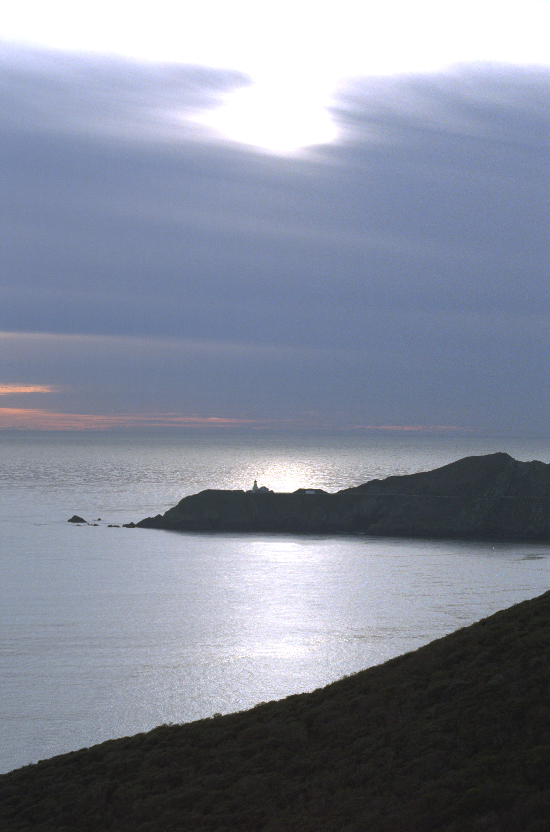
#> input picture hdr-bilder/Bonita/Bonita_00512.png, 550 x 832 px
$ python kontrastforsterkning.py
#> lines starting #> are read from the running program, lines starting #| are printed output that depends on the picture
### src/Poisson.py
import numpy as np
import imageio
import matplotlib.pyplot as plt

iter = 50

def poisson(u_0, n, h=None, lam=None, rand='dericle', mask=None, mode=None, laplace=None, k=1):
    """
    Poisson equation solver implmentation using explicit method
    :param u_0: Initil condition value (initial image)
    :param n: number of iterations
    :param h: optionally specified parameter for controlling the poisson solving result (data attachment)
    :param lam: Optional parameter used with blurring to specify maximal blur
    :param rand: Specifies which rand condition type to use, supported are Derichlet and Neumann. (Derichelt is default)
    :param mask: Optionally specified parameter which allows to mask part of a image so that poisson solving wont affect masked part
    :param mode: (Optional) Specifies mode in which poisson equation is used (only supported mode is "kf" - contrast enhancing)
    :param laplace: Optional parameter to specify laplace of the image
    :param k: Optional, contrast enhancing value used with "kf" mode
    :return:
    """
    d_x = 1
    d_t = 0.25
    alpha = d_t / (d_x ** 2)

    u = np.zeros((u_0.shape[0], u_0.shape[1], n+1))

    u[:, :, 0] = u_0

    if h is None:
        h = np.zeros((u_0.shape[0], u_0.shape[1]))

    if mode == 'kf' and laplace is not None:
        h = k * laplace

    for i in range(n):

        if lam is not None:
            h = lam * (u[:, :, i] - u[:, :, 0])

        u[1:-1, 1:-1, i + 1] = u[1:-1, 1:-1, i] + alpha * (u[:-2, 1:-1, i] + u[2:, 1:-1, i] + u[1:-1, :-2, i] + u[1:-1, 2:, i] - (4 * u[1:-1, 1:-1, i])) - d_t * h[1:-1, 1:-1]
        if rand == 'dericle':
            u[:, 0, i + 1] = u[:, 0, i]
            u[:, -1, i + 1] = u[:, -1, i]
            u[0, :, i + 1] = u[0, :, i]
            u[-1, :, i + 1] = u[-1, :, i]
        elif rand == 'neuman':
            u[0, 0, i+1] = u[0, 0, i] + alpha * ((2 * u[0, 1, i]) +  (2 * u[1, 0, i]) - (4 * u[0, 0, i])) - d_t * h[0, 0]
            u[-1, 0, i + 1] = u[-1, 0, i] + alpha * ((2 * u[-2, 0, i]) + (2 * u[-1, 1, i]) - (4 * u[-1, 0, i])) - d_t * h[-1, 0]
            u[0, -1, i + 1] = u[0, -1, i] + alpha * ((2 * u[0, -2, i]) + (2 * u[1, -1, i]) - (4 * u[0, -1, i])) - d_t * h[0, -1]
            u[-1, -1, i + 1] = u[-1, -1, i] + alpha * ((2 * u[0, -2, i]) + (2 * u[-2, -1, i]) - (4 * u[-1, -1, i])) - d_t * h[-1, -1]
            u[1:-1, 0, i + 1] = u[1:-1, 0, i] + alpha * ((2 * u[1:-1, 1, i]) + u[:-2, 0, i] + u[2:, 0, i] - (4 * u[1:-1, 0, i])) - d_t * h[1:-1, 0]
            u[1:-1, -1, i + 1] = u[1:-1, -1, i] + alpha * ((2 * u[1:-1, -2, i]) + u[:-2, -1, i] + u[2:, -1, i] - (4 * u[1:-1, -1, i])) - d_t * h[1:-1, -1]
            u[0, 1:-1, i + 1] = u[0, 1:-1, i] + alpha * ((2 * u[1, 1:-1, i]) + u[0, :-2, i] + u[0, 2:, i] - (4 * u[0, 1:-1, i])) - d_t * h[0, 1:-1]
            u[-1, 1:-1, i + 1] = u[-1, 1:-1, i] + alpha * ((2 * u[-2, 1:-1, i]) + u[-1, :-2, i] + u[-1, 2:, i] - (4 * u[-1, 1:-1, i])) - d_t * h[-1, 1:-1]
        u[:, :, i+1] = np.clip(u[:, :, i+1], 0, 1)
        print(i)
        if mask is not None:
            f_u = u[:, :, i+1]
            f_u[np.invert(mask[:, :])] = u_0[np.invert(mask[:, :])]
            u[:, :, i+1] = f_u


    return u


# [9 lines that do not run on import are left out]

### src/kontrastforsterkning.py
import numpy as np
import imageio
import Poisson as poi
import matplotlib.pyplot as plt
from scipy import ndimage


img = imageio.imread('../hdr-bilder/Bonita/Bonita_00512.png')
#> img is the input picture: shape (832, 550, 3); mean R, G, B 131.8, 137.8, 153.1
img = np.sum(img.astype(float), 2) / (3 * 255)
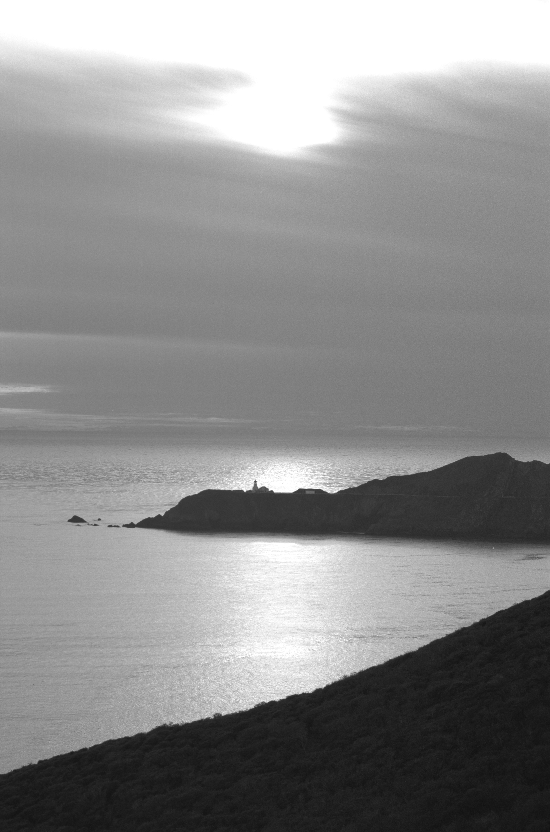
#> img: shape (832, 550) float64; min 0.068, max 1, mean 0.553
print(img.shape)
#| (832, 550)

sx = ndimage.sobel(img, axis=0, mode='constant')
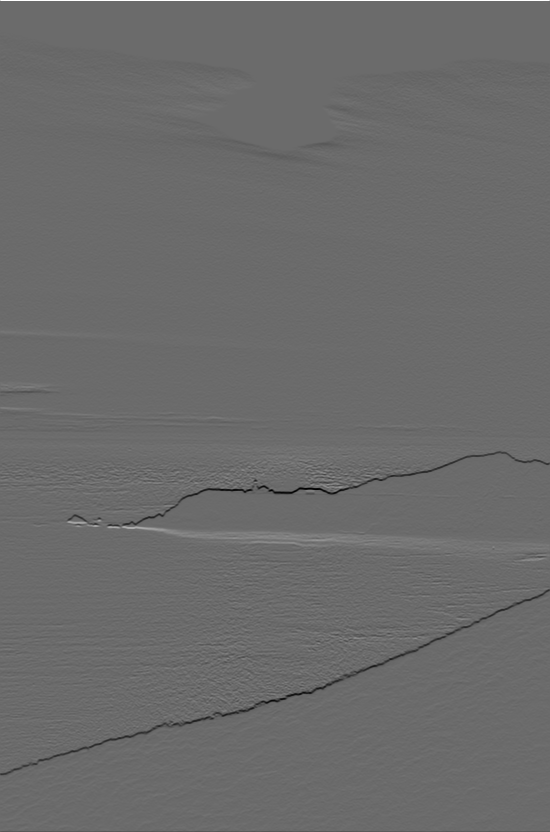
#> sx: shape (832, 550) float64; min -2.91, max 4, mean -0.00426; drawn with min black and max white
sy = ndimage.sobel(img, axis=1, mode='constant')
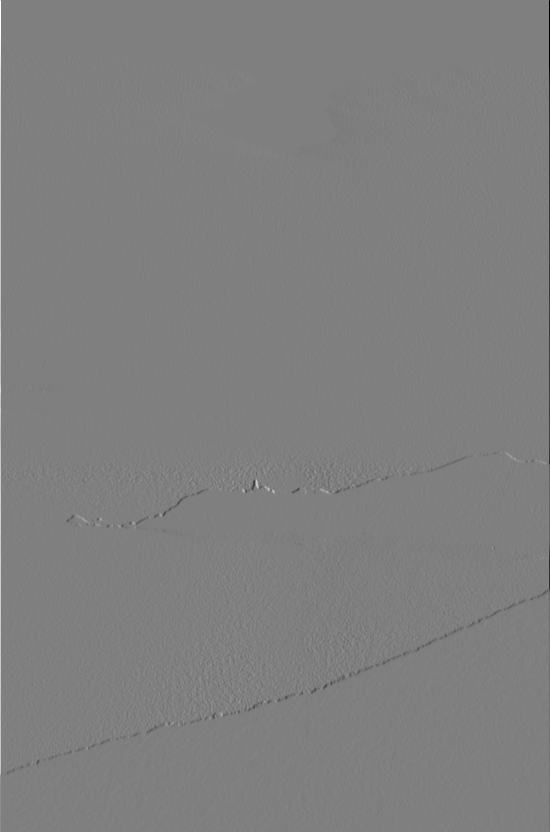
#> sy: shape (832, 550) float64; min -4, max 4, mean -0.00105; drawn with min black and max white

sxx = ndimage.sobel(sx, axis=0, mode='constant')
syy = ndimage.sobel(sy, axis=1, mode='constant')

laplace = sxx + syy

laplace3 = ndimage.laplace(img)

plt.imshow(laplace3, plt.cm.gray)
plt.show()

laplace2 = np.ones((img.shape[0], img.shape[1]))
laplace2[1:-1, 1:-1] = img[:-2, 1:-1] + img[2:, 1:-1] + img[1:-1, :-2] + img[1:-1, 2:] - (4 * img[1:-1, 1:-1])

dudx = img[2:, 1:-1] - img[1:-1, 1:-1]
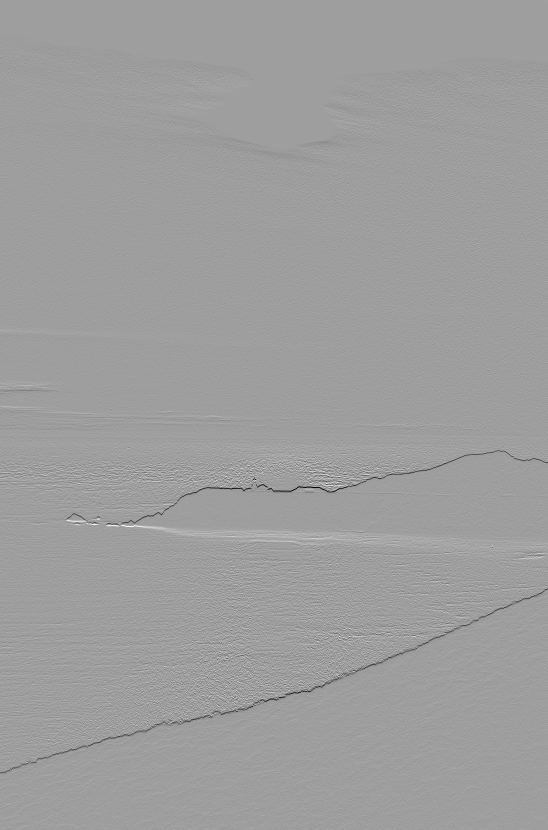
#> dudx: shape (830, 548) float64; min -0.701, max 0.427, mean -0.00107; drawn with min black and max white
dudy = img[1:-1, 2:] - img[1:-1, 1:-1]

laplace4 = np.zeros((img.shape[0], img.shape[1]))
laplace4[2:-2, 2:-2] = dudx[1:-1, 1:-1] - dudx[:-2, 1:-1] + dudy[1:-1, 1:-1] - dudy[1:-1, :-2]

"""
plt.imshow(laplace, plt.cm.gray)
plt.figure()
plt.imshow(laplace2, plt.cm.gray)
plt.show()
"""

ig = poi.poisson(img, 120, mode='kf', laplace=laplace3, k=2)


plt.imshow(ig[:, :, -1], plt.cm.gray)
plt.show()
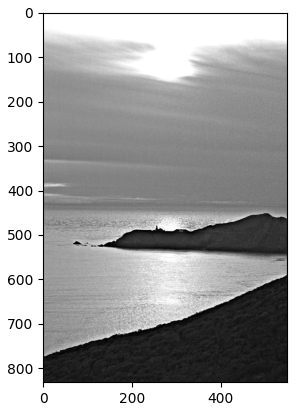
#> figure drawn by matplotlib, 1 panel

$ run again, with hdr-bilder/Bonita/Bonita_00001.png copied over hdr-bilder/Bonita/Bonita_00512.png
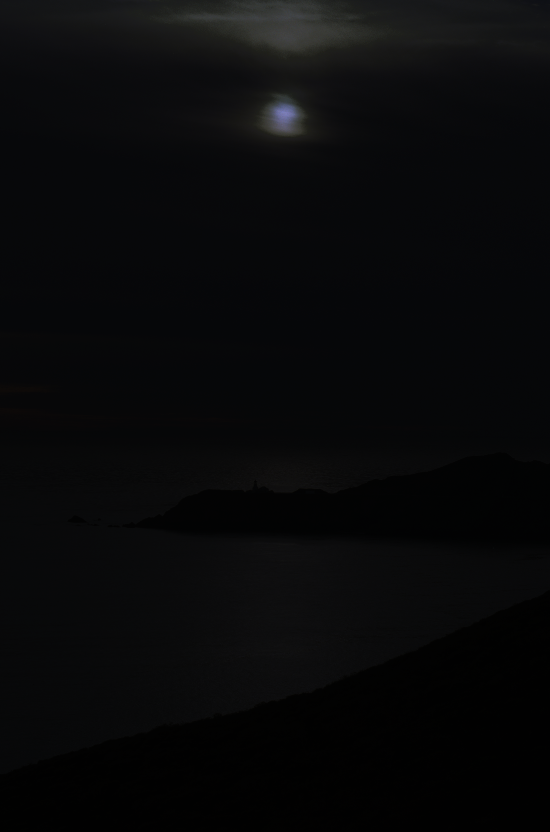
#> input picture hdr-bilder/Bonita/Bonita_00001.png, 550 x 832 px
#> img is the input picture: shape (832, 550, 3); mean R, G, B 8.8, 9.2, 10.1
#> img: shape (832, 550) float64
#| (832, 550)
#> `sxx = ndimage.sobel(sx, axis=0, mode='constant')`:
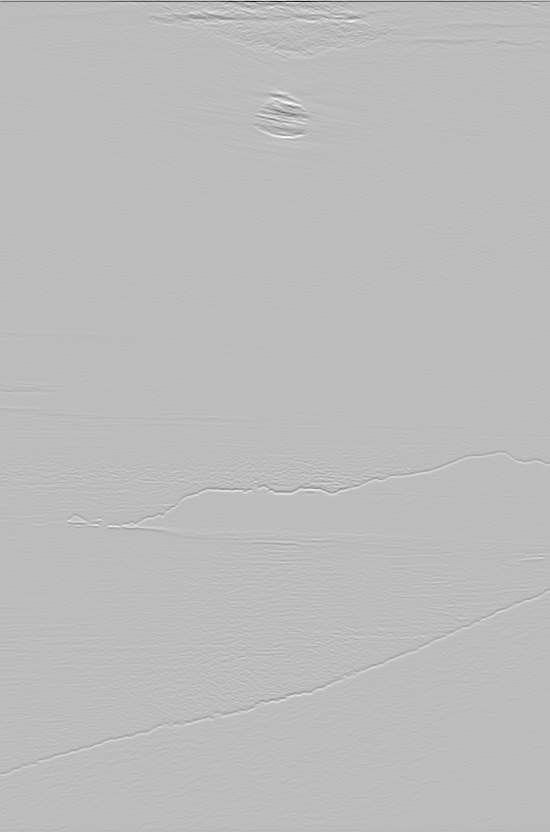
#> sxx: shape (832, 550) float64; min -3.28, max 1.15, mean -0.00223; drawn with min black and max white
#> `plt.show()`:
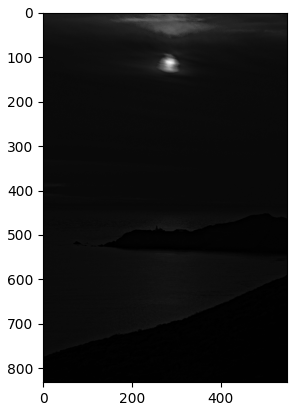
#> figure drawn by matplotlib, 1 panel

$ run again, with hdr-bilder/Bonita/Bonita_00002.png copied over hdr-bilder/Bonita/Bonita_00512.png
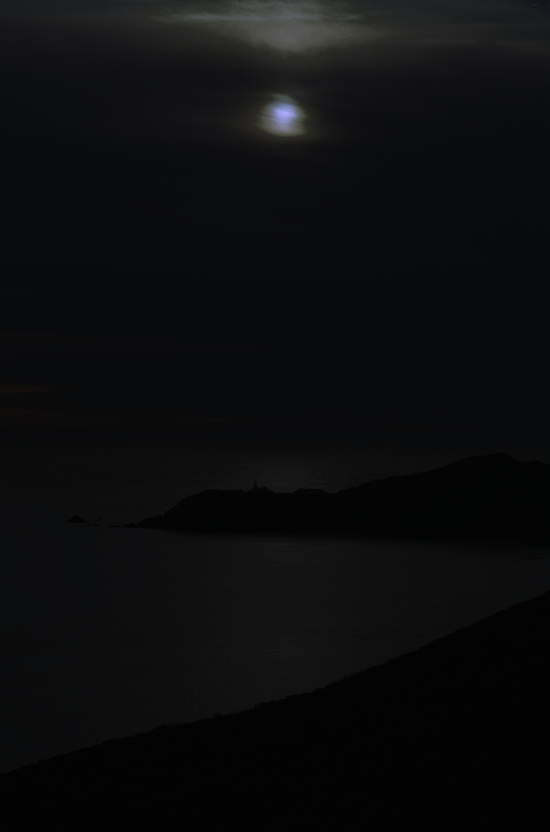
#> input picture hdr-bilder/Bonita/Bonita_00002.png, 550 x 832 px
#> img is the input picture: shape (832, 550, 3); mean R, G, B 12.2, 12.7, 14
#> img: shape (832, 550) float64
#| (832, 550)
#> `laplace2[1:-1, 1:-1] = img[:-2, 1:-1] + img[2:, 1:-1] + img[1:-1, :-2]..`:
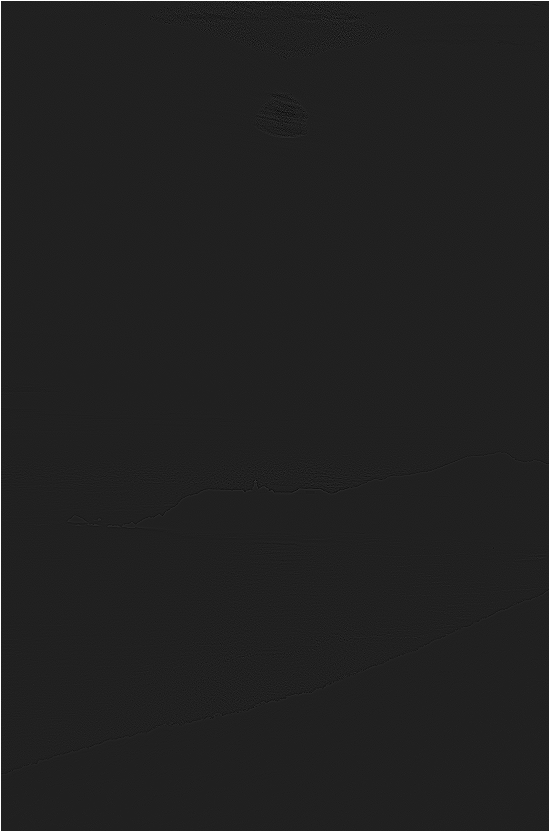
#> laplace2: shape (832, 550) float64; min -0.148, max 1, mean 0.00603; drawn with min black and max white
#> `plt.show()`:
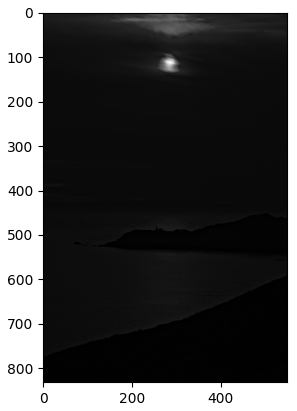
#> figure drawn by matplotlib, 1 panel
